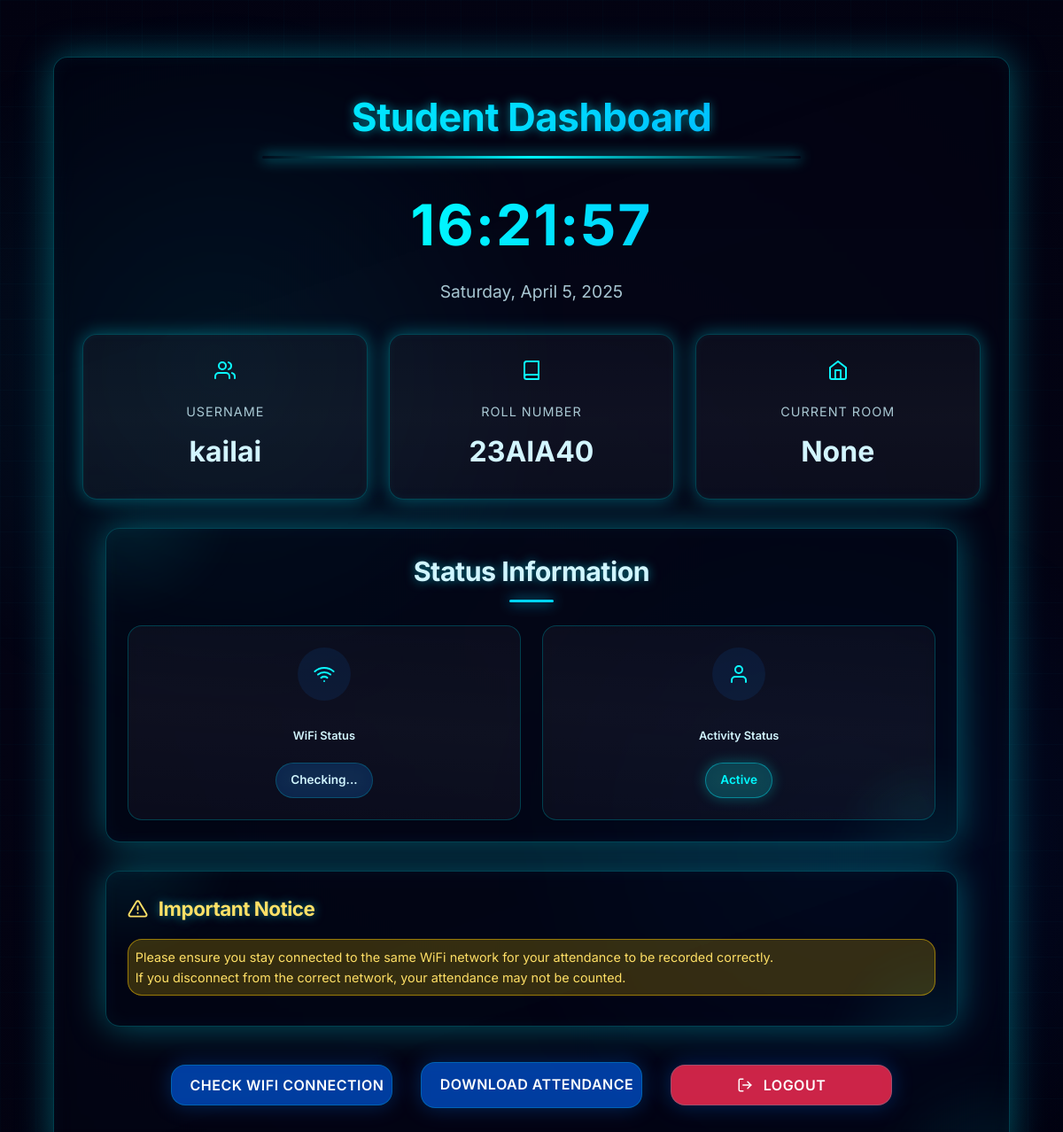
Before: /student_dashboard (signed in) with the older database file.
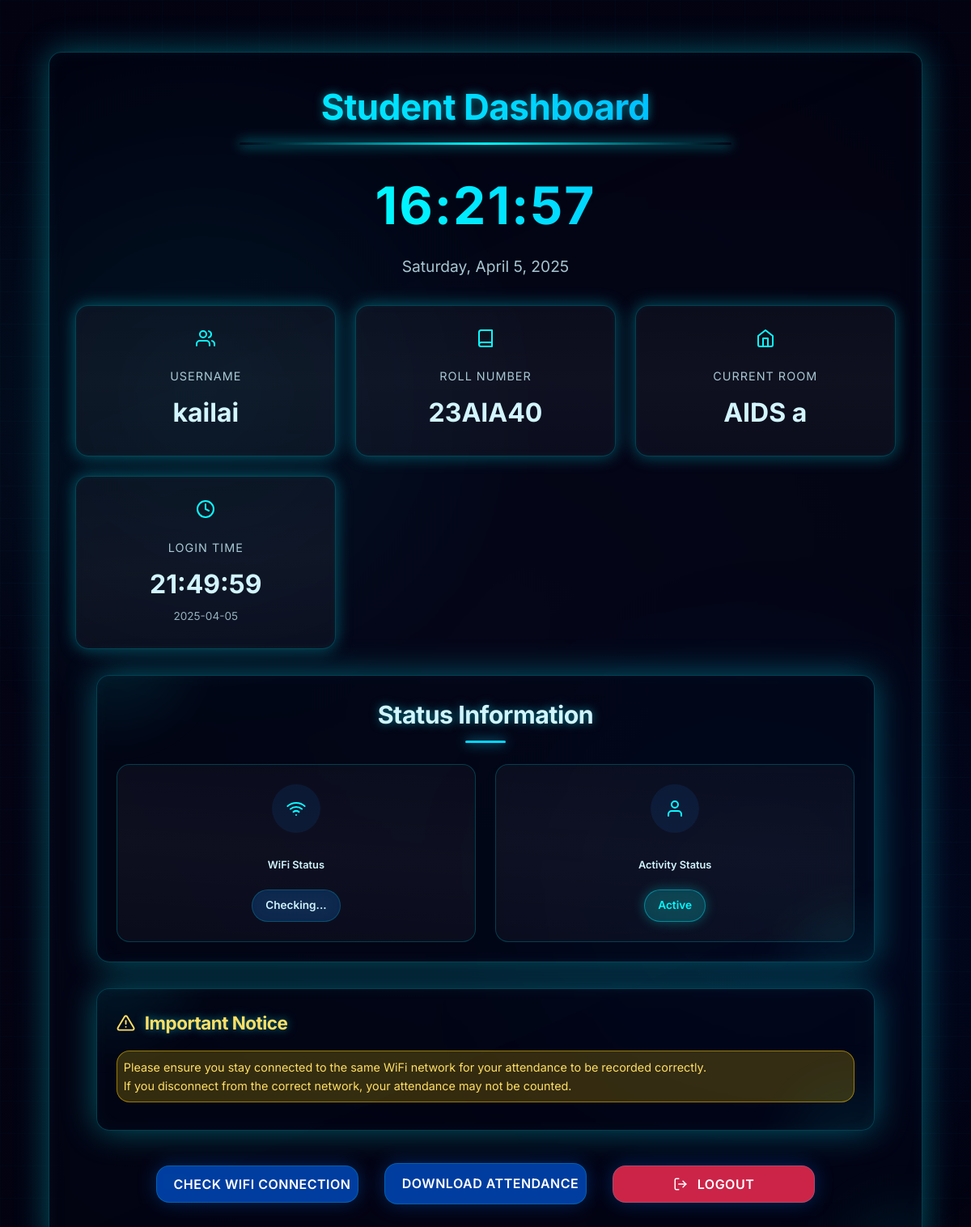
After: the same page with the newer database file.
### app.py (models this page shows)
class Student(db.Model):
    __bind_key__ = 'student_db'
    id = db.Column(db.Integer, primary_key=True)
    roll_number = db.Column(db.String(50), nullable=False, unique=True)
    username = db.Column(db.String(50), nullable=False)
    password = db.Column(db.String(100), nullable=False)
    current_room = db.Column(db.String(50))  # Store current room code
    current_bssid = db.Column(db.String(100))  # Store student's current BSSID
    is_logged_in = db.Column(db.Boolean, default=False)
    login_time = db.Column(db.DateTime)
    last_active_time = db.Column(db.DateTime)
    is_active = db.Column(db.Boolean, default=True)  # Track if student is connected to correct WiFi

### app.py (the view)
@app.route('/student_dashboard')
def student_dashboard():
    if 'student_id' not in session:
        flash("Please login first")
        return redirect(url_for('login_student'))
    student_id = session.get('student_id')
    student = Student.query.get(student_id)
    return render_template('student_dashboard.html', student=student)

### templates/student_dashboard.html (shortened to what this page needs)
<!DOCTYPE html>
<html lang="en">
<head>
    <link rel="stylesheet" type="text/css" href="{{ url_for('static', filename='app.css') }}">
</head>
<body>
    <div class="container main-container glass-highlight">
        <h1>Student Dashboard</h1>
        <div class="time-display">
            <div id="current-time" class="digital-clock neon-pulse">00:00:00</div>
            <div id="current-date" class="date-display">Loading date...</div>
        </div>
        <div class="stats-panel">
            <div class="stat-card glass-highlight">
                <div class="stat-icon">
                </div>
                <div class="stat-title">Username</div>
                <div class="count">{{ student.username }}</div>
            </div>
            <div class="stat-card glass-highlight">
                <div class="stat-icon">
                    <svg xmlns="http://www.w3.org/2000/svg" width="24" height="24" viewBox="0 0 24 24" fill="none" stroke="currentColor" stroke-width="2" stroke-linecap="round" stroke-linejoin="round"><path d="M4 19.5A2.5 2.5 0 0 1 6.5 17H20"></path><path d="M6.5 2H20v20H6.5A2.5 2.5 0 0 1 4 19.5v-15A2.5 2.5 0 0 1 6.5 2z"></path></svg>
                </div>
                <div class="stat-title">Roll Number</div>
                <div class="count">{{ student.roll_number }}</div>
            </div>
            <div class="stat-card glass-highlight">
                <div class="stat-icon">
                    <svg xmlns="http://www.w3.org/2000/svg" width="24" height="24" viewBox="0 0 24 24" fill="none" stroke="currentColor" stroke-width="2" stroke-linecap="round" stroke-linejoin="round"><path d="M3 9l9-7 9 7v11a2 2 0 0 1-2 2H5a2 2 0 0 1-2-2z"></path><polyline points="9 22 9 12 15 12 15 22"></polyline></svg>
                </div>
                <div class="stat-title">Current Room</div>
                <div class="count">{{ student.current_room }}</div>
            </div>
            {% if student.login_time %}
            <div class="stat-card glass-highlight">
                <div class="stat-icon">
                    <svg xmlns="http://www.w3.org/2000/svg" width="24" height="24" viewBox="0 0 24 24" fill="none" stroke="currentColor" stroke-width="2" stroke-linecap="round" stroke-linejoin="round"><circle cx="12" cy="12" r="10"></circle><polyline points="12 6 12 12 16 14"></polyline></svg>
                </div>
                <div class="stat-title">Login Time</div>
                <div class="count">{{ student.login_time.strftime('%H:%M:%S') }}</div>
                <div class="sub-text">{{ student.login_time.strftime('%Y-%m-%d') }}</div>
            </div>
            {% endif %}
        </div>
        <div class="container status-container">
            <h2>Status Information</h2>
            <div class="status-cards">
                <div class="status-card glass-highlight">
                    <div id="wifi-icon" class="status-icon">
                    </div>
                    <div class="status-label">WiFi Status</div>
                    <div id="wifi-status" class="status-chip">Checking...</div>
                </div>
                <div class="status-card glass-highlight">
                    <div class="status-icon">
                        <svg xmlns="http://www.w3.org/2000/svg" width="24" height="24" viewBox="0 0 24 24" fill="none" stroke="currentColor" stroke-width="2" stroke-linecap="round" stroke-linejoin="round"><path d="M20 21v-2a4 4 0 0 0-4-4H8a4 4 0 0 0-4 4v2"></path><circle cx="12" cy="7" r="4"></circle></svg>
                    </div>
                    <div class="status-label">Activity Status</div>
                    <div id="active-status" data-active="{{ 'true' if student.is_active else 'false' }}" class="status-chip">
                        {{ "Active" if student.is_active else "Inactive" }}
                    </div>
                </div>
            </div>
        </div>
        <div class="container notice-container">
            <div class="notice-header">
                <h3>Important Notice</h3>
            </div>
            <div class="wifi-warning">
                <p>Please ensure you stay connected to the same WiFi network for your attendance to be recorded correctly.</p>
                <p>If you disconnect from the correct network, your attendance may not be counted.</p>
            </div>
        </div>
        <div class="button-group">
            <button onclick="checkWiFiStatus()" class="btn">
                Check WiFi Connection
            </button>
            <a href="/download_student_attendance" class="btn">
                Download Attendance
            </a>
            <button onclick="logout()" class="btn danger">
                Logout
            </button>
        </div>
    </div>
</body>
</html>

Changed rows visible on the page:
changed Student "kailai": current_room "None" → "AIDS a"; login_time (not shown) → "21:49:59"; login_time (not shown) → "2025-04-05"
Other visible differences:
text now shown: "LOGIN TIME"
